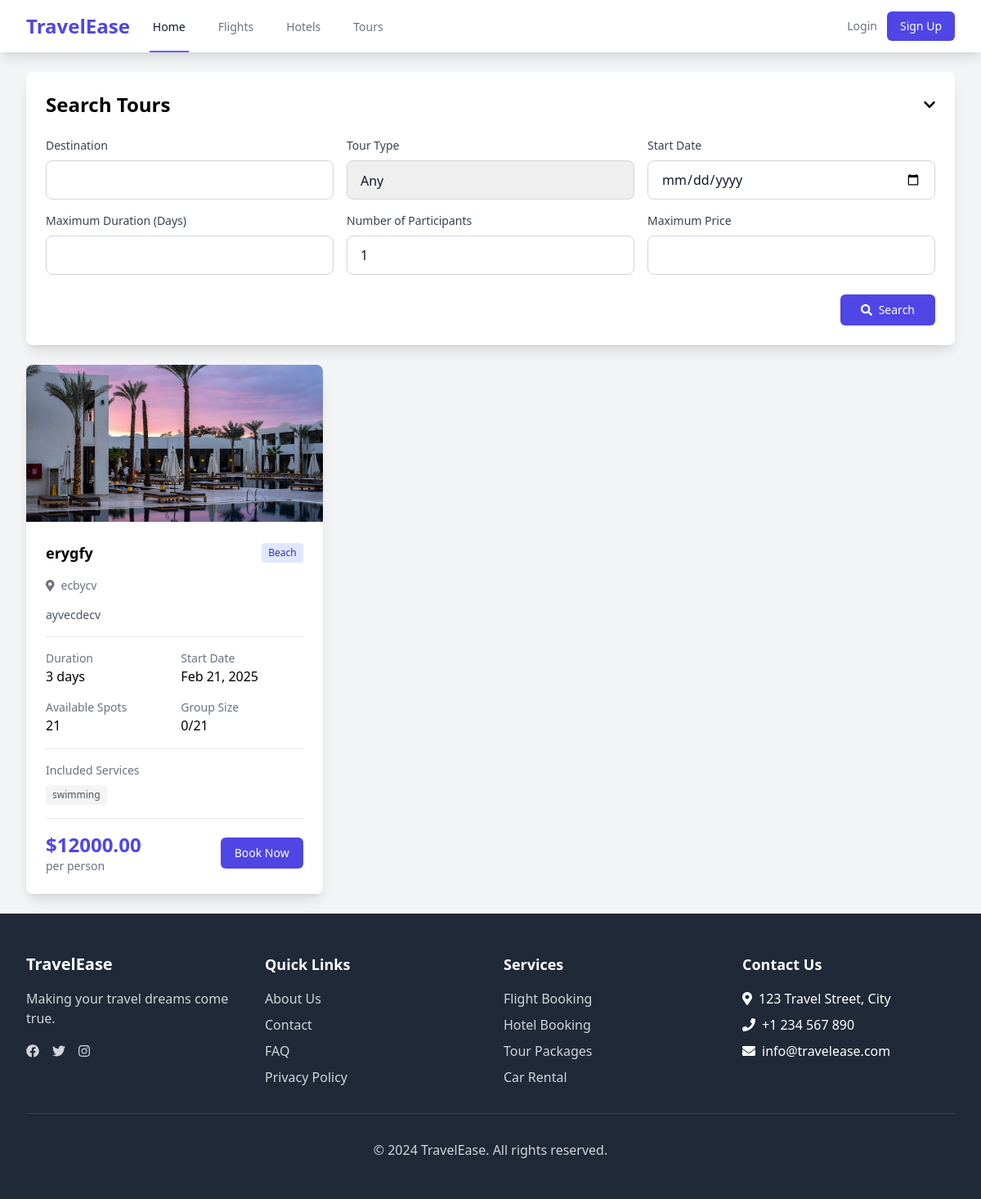
Page /tours/search/ on the committed database.
### core/models.py (models this page shows, shortened)
class Tour(models.Model):
    ADVENTURE = 'adventure'
    CULTURAL = 'cultural'
    BEACH = 'beach'
    CITY = 'city'
    TOUR_TYPE_CHOICES = [
        (ADVENTURE, 'Adventure'),
        (CULTURAL, 'Cultural'),
        (BEACH, 'Beach'),
        (CITY, 'City Tours'),
    ]
    name = models.CharField(max_length=200)
    destination = models.CharField(max_length=200)
    description = models.TextField()
    duration_days = models.IntegerField()
    price = models.DecimalField(max_digits=10, decimal_places=2)
    tour_type = models.CharField(max_length=10, choices=TOUR_TYPE_CHOICES, default=CULTURAL)
    max_participants = models.IntegerField()
    current_participants = models.IntegerField(default=0)
    start_date = models.DateField()
    end_date = models.DateField()
    included_services = models.TextField()
    created_at = models.DateTimeField(auto_now_add=True)
    updated_at = models.DateTimeField(auto_now=True)
    class Meta:
        ordering = ['start_date']

class TourImage(models.Model):
    tour = models.ForeignKey('Tour', related_name='images', on_delete=models.CASCADE)
    image = models.ImageField(upload_to='tour_images/')
    created_at = models.DateTimeField(auto_now_add=True)
    class Meta:
        ordering = ['created_at']

### core/views.py (the view, shortened to what this page needs)
# urls.py: path('tours/search/', views.search_tours, name='search_tours'),
def search_tours(request):
    form = TourSearchForm(request.GET or None)
    tours = Tour.objects.all()
    context = {
        'form': form,
        'tours': tours,
    }
    return render(request, 'search/tours.html', context)

### core/forms.py
class TourSearchForm(forms.Form):
    destination = forms.CharField(max_length=200, required=False)
    tour_type = forms.ChoiceField(choices=[('', 'Any')] + Tour.TOUR_TYPE_CHOICES, required=False)
    start_date = forms.DateField(required=False, widget=forms.DateInput(attrs={'type': 'date'}))
    max_duration = forms.IntegerField(required=False, min_value=1)
    max_price = forms.DecimalField(required=False, min_value=0)
    participants = forms.IntegerField(min_value=1, max_value=20, initial=1)

### core/templatetags/custom_filters.py (called while the page is built)
@register.filter(name='sub')
def subtract(value, arg):
    try:
        return int(value) - int(arg)
    except (ValueError, TypeError):
        return value

### templates/search/tours.html (shortened to what this page needs)
{% extends 'search/base_search.html' %}
{% load static %}
{% load widget_tweaks %}
{% load custom_filters %}
{% block search_title %}Search Tours{% endblock %}
{% block search_form %}
<div class="grid grid-cols-1 md:grid-cols-2 lg:grid-cols-3 gap-4">
    <div>
        <label for="{{ form.destination.id_for_label }}" class="block text-sm font-medium text-gray-700 mb-2">Destination</label>
        {{ form.destination|add_class:"appearance-none rounded-lg relative block w-full px-4 py-3 border border-gray-300 placeholder-gray-500 text-gray-900 focus:outline-none focus:ring-indigo-500 focus:border-indigo-500 focus:z-10 text-base h-12" }}
    </div>
    <div>
        <label for="{{ form.tour_type.id_for_label }}" class="block text-sm font-medium text-gray-700 mb-2">Tour Type</label>
        {{ form.tour_type|add_class:"appearance-none rounded-lg relative block w-full px-4 py-3 border border-gray-300 placeholder-gray-500 text-gray-900 focus:outline-none focus:ring-indigo-500 focus:border-indigo-500 focus:z-10 text-base h-12" }}
    </div>
    <div>
        <label for="{{ form.start_date.id_for_label }}" class="block text-sm font-medium text-gray-700 mb-2">Start Date</label>
        {{ form.start_date|add_class:"appearance-none rounded-lg relative block w-full px-4 py-3 border border-gray-300 placeholder-gray-500 text-gray-900 focus:outline-none focus:ring-indigo-500 focus:border-indigo-500 focus:z-10 text-base h-12" }}
    </div>
    <div>
        <label for="{{ form.max_duration.id_for_label }}" class="block text-sm font-medium text-gray-700 mb-2">Maximum Duration (Days)</label>
        {{ form.max_duration|add_class:"appearance-none rounded-lg relative block w-full px-4 py-3 border border-gray-300 placeholder-gray-500 text-gray-900 focus:outline-none focus:ring-indigo-500 focus:border-indigo-500 focus:z-10 text-base h-12" }}
    </div>
    <div>
        <label for="{{ form.participants.id_for_label }}" class="block text-sm font-medium text-gray-700 mb-2">Number of Participants</label>
        {{ form.participants|add_class:"appearance-none rounded-lg relative block w-full px-4 py-3 border border-gray-300 placeholder-gray-500 text-gray-900 focus:outline-none focus:ring-indigo-500 focus:border-indigo-500 focus:z-10 text-base h-12" }}
    </div>
    <div>
        <label for="{{ form.max_price.id_for_label }}" class="block text-sm font-medium text-gray-700 mb-2">Maximum Price</label>
        {{ form.max_price|add_class:"appearance-none rounded-lg relative block w-full px-4 py-3 border border-gray-300 placeholder-gray-500 text-gray-900 focus:outline-none focus:ring-indigo-500 focus:border-indigo-500 focus:z-10 text-base h-12" }}
    </div>
</div>
{% endblock %}
{% block search_results %}
{% if tours %}
    <div class="grid grid-cols-1 md:grid-cols-2 lg:grid-cols-3 gap-6">
        {% for tour in tours %}
        <div class="bg-white rounded-lg shadow-lg overflow-hidden hover:shadow-xl transition duration-300">
            {% if tour.images.all %}
                <img src="{{ tour.images.first.image.url }}" alt="{{ tour.name }}" class="w-full h-48 object-cover">
            {% else %}
                <div class="w-full h-48 bg-gray-200 flex items-center justify-center">
                    <i class="fas fa-map-marked-alt text-4xl text-gray-400"></i>
                </div>
            {% endif %}
            <div class="p-6">
                <div class="flex items-center justify-between mb-4">
                    <h3 class="text-lg font-semibold">{{ tour.name }}</h3>
                    <span class="bg-indigo-100 text-indigo-800 text-xs px-2 py-1 rounded">
                        {{ tour.get_tour_type_display }}
                    </span>
                </div>
                <div class="space-y-4">
                    <div>
                        <p class="text-sm text-gray-500">
                            <i class="fas fa-map-marker-alt mr-2"></i>{{ tour.destination }}
                        </p>
                    </div>
                    <div class="text-sm text-gray-600">
                        <p class="line-clamp-3">{{ tour.description }}</p>
                    </div>
                    <div class="border-t border-gray-200 pt-4">
                        <div class="grid grid-cols-2 gap-4">
                            <div>
                                <p class="text-sm text-gray-500">Duration</p>
                                <p class="font-medium">{{ tour.duration_days }} days</p>
                            </div>
                            <div>
                                <p class="text-sm text-gray-500">Start Date</p>
                                <p class="font-medium">{{ tour.start_date|date:"M d, Y" }}</p>
                            </div>
                            <div>
                                <p class="text-sm text-gray-500">Available Spots</p>
                                <p class="font-medium">{{ tour.max_participants|sub:tour.current_participants }}</p>
                            </div>
                            <div>
                                <p class="text-sm text-gray-500">Group Size</p>
                                <p class="font-medium">{{ tour.current_participants }}/{{ tour.max_participants }}</p>
                            </div>
                        </div>
                    </div>
                    <div class="border-t border-gray-200 pt-4">
                        <p class="text-sm text-gray-500 mb-2">Included Services</p>
                        <div class="flex flex-wrap gap-2">
                            {% for service in tour.included_services.split %}
                                <span class="bg-gray-100 text-gray-600 text-xs px-2 py-1 rounded">
                                    {{ service }}
                                </span>
                            {% endfor %}
                        </div>
                    </div>
                    <div class="border-t border-gray-200 pt-4">
                        <div class="flex items-center justify-between">
                            <div>
                                <p class="text-2xl font-bold text-indigo-600">${{ tour.price }}</p>
                                <p class="text-sm text-gray-500">per person</p>
                            </div>
                            <a href="{% url 'book_tour' tour.id %}" class="inline-flex items-center px-4 py-2 border border-transparent text-sm font-medium rounded-md text-white bg-indigo-600 hover:bg-indigo-700 focus:outline-none focus:ring-2 focus:ring-offset-2 focus:ring-indigo-500 transition duration-300">
                                Book Now
                            </a>
                        </div>
                    </div>
                </div>
            </div>
        </div>
        {% endfor %}
    </div>
{% endif %}
{% endblock %}

### rows in the picture
Tour: images.first.image (picture), name "erygfy", tour_type "Beach", destination "ecbycv", description "ayvecdecv", duration_days "3", start_date "Feb 21, 2025", max_participants|sub "21", current_participants "0", max_participants "21", split "swimming", price "12000.00"
